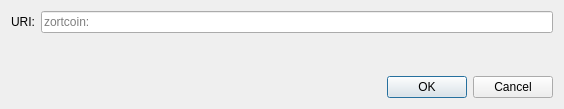
<?xml version="1.0" encoding="UTF-8"?>
<ui version="4.0">
 <class>OpenURIDialog</class>
 <widget class="QDialog" name="OpenURIDialog">
  <property name="geometry">
   <rect>
    <x>0</x>
    <y>0</y>
    <width>564</width>
    <height>109</height>
   </rect>
  </property>
  <property name="windowTitle">
   <string>Open zortcoin URI</string>
  </property>
  <layout class="QVBoxLayout" name="verticalLayout">
   <item>
    <layout class="QHBoxLayout" name="horizontalLayout">
     <item>
      <widget class="QLabel" name="label">
       <property name="text">
        <string>URI:</string>
       </property>
      </widget>
     </item>
     <item>
      <widget class="QValidatedLineEdit" name="uriEdit">
       <property name="placeholderText">
        <string notr="true">zortcoin:</string>
       </property>
      </widget>
     </item>
    </layout>
   </item>
   <item>
    <spacer name="verticalSpacer">
     <property name="orientation">
      <enum>Qt::Vertical</enum>
     </property>
     <property name="sizeHint" stdset="0">
      <size>
       <width>20</width>
       <height>40</height>
      </size>
     </property>
    </spacer>
   </item>
   <item>
    <widget class="QDialogButtonBox" name="buttonBox">
     <property name="orientation">
      <enum>Qt::Horizontal</enum>
     </property>
     <property name="standardButtons">
      <set>QDialogButtonBox::Cancel|QDialogButtonBox::Ok</set>
     </property>
    </widget>
   </item>
  </layout>
 </widget>
 <customwidgets>
  <customwidget>
   <class>QValidatedLineEdit</class>
   <extends>QLineEdit</extends>
   <header>qt/qvalidatedlineedit.h</header>
  </customwidget>
 </customwidgets>
 <resources/>
 <connections>
  <connection>
   <sender>buttonBox</sender>
   <signal>accepted()</signal>
   <receiver>OpenURIDialog</receiver>
   <slot>accept()</slot>
   <hints>
    <hint type="sourcelabel">
     <x>248</x>
     <y>254</y>
    </hint>
    <hint type="destinationlabel">
     <x>157</x>
     <y>274</y>
    </hint>
   </hints>
  </connection>
  <connection>
   <sender>buttonBox</sender>
   <signal>rejected()</signal>
   <receiver>OpenURIDialog</receiver>
   <slot>reject()</slot>
   <hints>
    <hint type="sourcelabel">
     <x>316</x>
     <y>260</y>
    </hint>
    <hint type="destinationlabel">
     <x>286</x>
     <y>274</y>
    </hint>
   </hints>
  </connection>
 </connections>
</ui>
